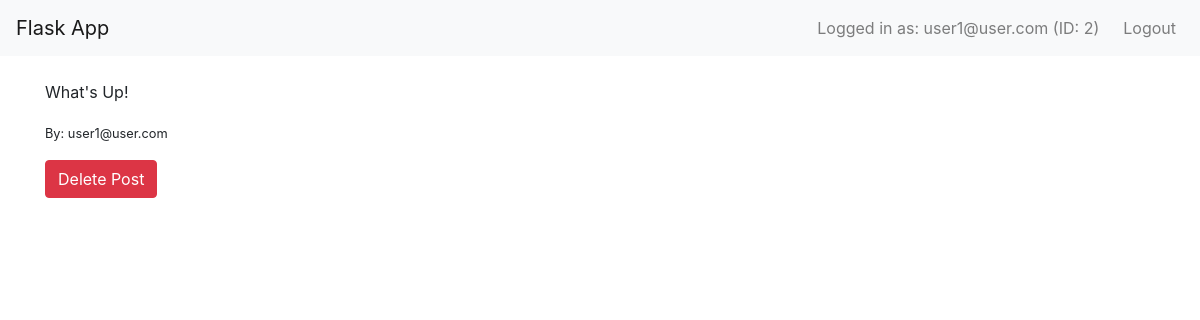
Page /post/3 (signed in) on the committed database.
### app.py (models this page shows)
class User(UserMixin, db.Model):
    id = db.Column(db.Integer, primary_key=True)
    email = db.Column(db.String(100), unique=True, nullable=False)
    password = db.Column(db.String(100), nullable=False)
    posts = db.relationship('Post', backref='author', lazy=True)

class Post(db.Model):
    id = db.Column(db.Integer, primary_key=True)
    content = db.Column(db.Text, nullable=False)
    user_id = db.Column(db.Integer, db.ForeignKey('user.id'), nullable=False)

### app.py (the view)
@app.route('/post/<int:post_id>')
def post(post_id):
    post = Post.query.get_or_404(post_id)
    return render_template('post.html', post=post)

### app.py (called while the page is built)
@login_manager.user_loader
def load_user(user_id):
    return db.session.get(User, int(user_id))

### templates/post.html
{% extends "base.html" %}
{% block content %}
<div class="post">
    <p>{{ post.content }}</p>
    <small>By: {{ post.author.email }}</small>
    {% if current_user.is_authenticated and current_user == post.author %}
    <div class="mt-3">
        <form method="POST" action="{{ url_for('delete_post', post_id=post.id) }}">
            <button type="submit" class="btn btn-danger"
                    onclick="return confirm('Are you sure you want to delete this post?')">
                Delete Post
            </button>
        </form>
    </div>
    {% endif %}
</div>
{% endblock %}

### templates/base.html (shortened to what this page needs)
<!DOCTYPE html>
<html lang="en">
<head>
    <link rel="stylesheet" href="https://stackpath.bootstrapcdn.com/bootstrap/4.5.2/css/bootstrap.min.css">
</head>
<body>
    <nav class="navbar navbar-expand-lg navbar-light bg-light">
        <a class="navbar-brand" href="{{ url_for('index') }}">Flask App</a>
        <div class="collapse navbar-collapse">
            <ul class="navbar-nav ml-auto">
                {% if current_user.is_authenticated %}
                    <li class="nav-item">
                        <span class="navbar-text mr-3">
                            Logged in as: {{ current_user.email }} (ID: {{ current_user.id }})
                        </span>
                    </li>
                    <li class="nav-item">
                        <a class="nav-link" href="{{ url_for('logout') }}">Logout</a>
                    </li>
                {% endif %}
            </ul>
        </div>
    </nav>
    <div class="container mt-4">
        {% block content %}{% endblock %}
    </div>
</body>
</html>

### rows in the picture
User: email "user1@user.com", id "2", author.email "user1@user.com"
Post: content "What's Up!"
